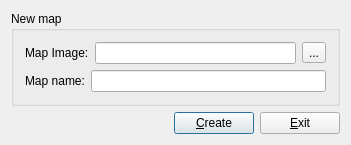
<?xml version="1.0" encoding="UTF-8"?>
<ui version="4.0">
 <class>MapDlg</class>
 <widget class="QDialog" name="MapDlg">
  <property name="geometry">
   <rect>
    <x>0</x>
    <y>0</y>
    <width>351</width>
    <height>132</height>
   </rect>
  </property>
  <property name="windowTitle">
   <string>MapDlg</string>
  </property>
  <layout class="QGridLayout" name="gridLayout_2">
   <item row="0" column="0">
    <widget class="QGroupBox" name="groupBox">
     <property name="title">
      <string>New map</string>
     </property>
     <layout class="QGridLayout" name="gridLayout">
      <item row="0" column="0">
       <layout class="QHBoxLayout" name="horizontalLayout">
        <item>
         <widget class="QLabel" name="label">
          <property name="text">
           <string>Map Image:</string>
          </property>
         </widget>
        </item>
        <item>
         <widget class="QLineEdit" name="lineEdit"/>
        </item>
        <item>
         <widget class="QToolButton" name="toolButton">
          <property name="text">
           <string>...</string>
          </property>
         </widget>
        </item>
       </layout>
      </item>
      <item row="1" column="0">
       <layout class="QHBoxLayout" name="horizontalLayout_2">
        <item>
         <widget class="QLabel" name="label_2">
          <property name="text">
           <string>Map name:</string>
          </property>
         </widget>
        </item>
        <item>
         <widget class="QLineEdit" name="lineEdit_2"/>
        </item>
       </layout>
      </item>
     </layout>
     <zorder>lineEdit_2</zorder>
     <zorder>layoutWidget</zorder>
     <zorder></zorder>
    </widget>
   </item>
   <item row="1" column="0">
    <layout class="QHBoxLayout" name="horizontalLayout_3">
     <item>
      <spacer name="horizontalSpacer">
       <property name="orientation">
        <enum>Qt::Horizontal</enum>
       </property>
       <property name="sizeHint" stdset="0">
        <size>
         <width>40</width>
         <height>20</height>
        </size>
       </property>
      </spacer>
     </item>
     <item>
      <widget class="QPushButton" name="pushButton_2">
       <property name="text">
        <string>&amp;Create</string>
       </property>
      </widget>
     </item>
     <item>
      <widget class="QPushButton" name="pushButton">
       <property name="text">
        <string>&amp;Exit</string>
       </property>
      </widget>
     </item>
    </layout>
   </item>
  </layout>
 </widget>
 <layoutdefault spacing="6" margin="11"/>
 <resources/>
 <connections>
  <connection>
   <sender>pushButton_2</sender>
   <signal>clicked()</signal>
   <receiver>MapDlg</receiver>
   <slot>accept()</slot>
   <hints>
    <hint type="sourcelabel">
     <x>222</x>
     <y>113</y>
    </hint>
    <hint type="destinationlabel">
     <x>154</x>
     <y>109</y>
    </hint>
   </hints>
  </connection>
  <connection>
   <sender>pushButton</sender>
   <signal>clicked()</signal>
   <receiver>MapDlg</receiver>
   <slot>reject()</slot>
   <hints>
    <hint type="sourcelabel">
     <x>291</x>
     <y>110</y>
    </hint>
    <hint type="destinationlabel">
     <x>63</x>
     <y>110</y>
    </hint>
   </hints>
  </connection>
  <connection>
   <sender>toolButton</sender>
   <signal>clicked()</signal>
   <receiver>MapDlg</receiver>
   <slot>openImageSlot()</slot>
   <hints>
    <hint type="sourcelabel">
     <x>323</x>
     <y>43</y>
    </hint>
    <hint type="destinationlabel">
     <x>95</x>
     <y>102</y>
    </hint>
   </hints>
  </connection>
 </connections>
 <slots>
  <slot>openImageSlot()</slot>
 </slots>
</ui>
